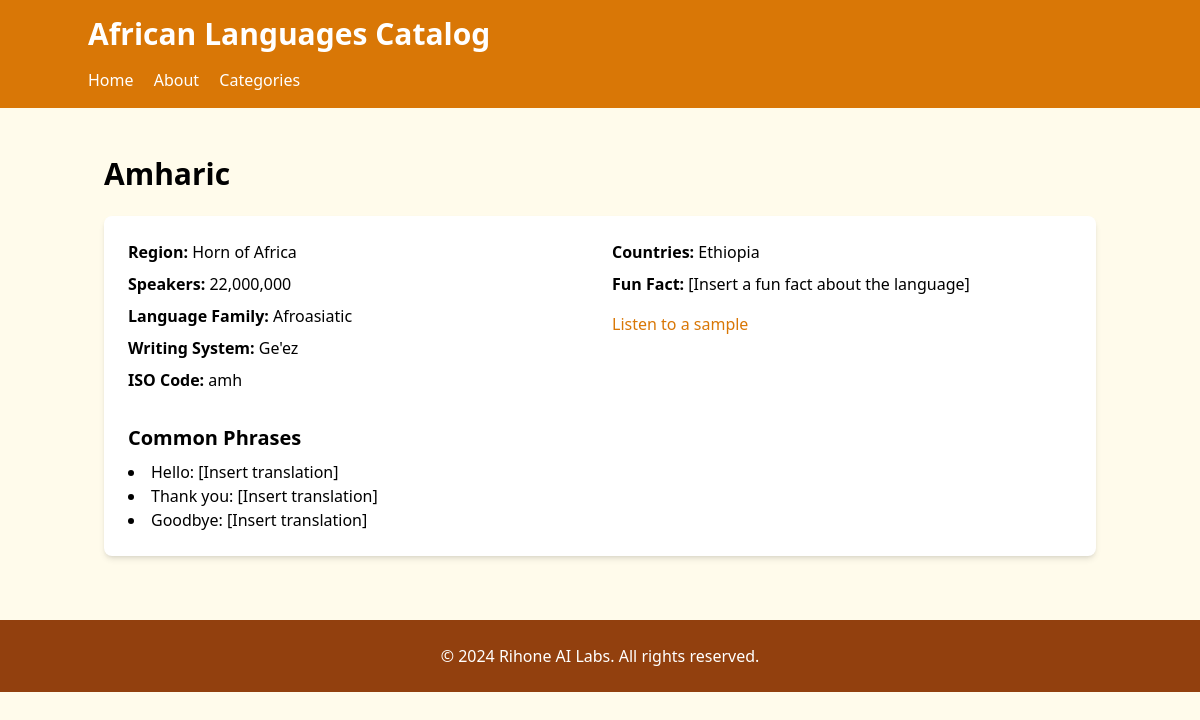
/language/4, run on the app's committed database.
### application.py (models this page shows, shortened)
class CatalogItem(db.Model):
    id = db.Column(db.Integer, primary_key=True)
    name = db.Column(db.String(100), nullable=False)  # Language name
    category = db.Column(db.String(50), nullable=False)  # Region where it's spoken
    speakers = db.Column(db.Integer)  # Number of speakers
    countries = db.Column(db.String(200))  # Countries where it's spoken
    language_family = db.Column(db.String(100))  # e.g., Niger-Congo, Afroasiatic
    writing_system = db.Column(db.String(100))  # e.g., Latin, Arabic, Ge'ez
    iso_code = db.Column(db.String(3))  # ISO 639-3 code
    created_at = db.Column(db.DateTime, default=datetime.utcnow)

### application.py (the view)
@app.route("/language/<int:language_id>")
def view_language(language_id):
    language = CatalogItem.query.get_or_404(language_id)
    return render_template("language.html", language=language)

### application.py (called while the page is built)
@app.template_filter("format_number")
def format_number(value):
    return f"{value:,}"

### templates/language.html (shortened to what this page needs)
<!DOCTYPE html>
<html lang="en">
<head>
    <script src="https://cdn.tailwindcss.com"></script>
</head>
<body class="bg-amber-50">
    <header class="bg-amber-600 text-white p-4">
        <div class="container mx-auto">
            <h1 class="text-3xl font-bold">African Languages Catalog</h1>
            <nav class="mt-4">
                <a href="/" class="mr-4 hover:underline">Home</a>
                <a href="/about" class="mr-4 hover:underline">About</a>
                <a href="/#categories" class="hover:underline">Categories</a>
            </nav>
        </div>
    </header>
    <main class="container mx-auto mt-8 p-4">
        <h2 class="text-3xl font-semibold mb-6">{{ language.name }}</h2>
        <div class="bg-white rounded-lg shadow-md overflow-hidden p-6">
            <div class="grid grid-cols-1 md:grid-cols-2 gap-6">
                <div>
                    <p class="mb-2"><strong>Region:</strong> {{ language.category }}</p>
                    <p class="mb-2"><strong>Speakers:</strong> {{ language.speakers | format_number }}</p>
                    <p class="mb-2"><strong>Language Family:</strong> {{ language.language_family }}</p>
                    <p class="mb-2"><strong>Writing System:</strong> {{ language.writing_system }}</p>
                    <p class="mb-2"><strong>ISO Code:</strong> {{ language.iso_code }}</p>
                </div>
                <div>
                    <p class="mb-2"><strong>Countries:</strong> {{ language.countries }}</p>
                    <p class="mb-4"><strong>Fun Fact:</strong> [Insert a fun fact about the language]</p>
                    <a href="#" class="text-amber-600 hover:underline">Listen to a sample</a>
                </div>
            </div>
            <div class="mt-6">
                <h3 class="text-xl font-semibold mb-2">Common Phrases</h3>
                <ul class="list-disc list-inside">
                    <li>Hello: [Insert translation]</li>
                    <li>Thank you: [Insert translation]</li>
                    <li>Goodbye: [Insert translation]</li>
                </ul>
            </div>
        </div>
    </main>
    <footer class="bg-amber-800 text-white mt-12 py-6">
        <div class="container mx-auto text-center">
            <p>&copy; 2024 Rihone AI Labs. All rights reserved.</p>
        </div>
    </footer>
</body>
</html>

### data on the page
CatalogItem: name "Amharic", category "Horn of Africa", speakers "22,000,000", language_family "Afroasiatic", writing_system "Ge'ez", iso_code "amh", countries "Ethiopia"
